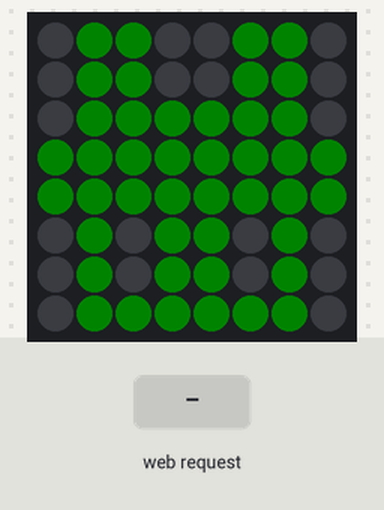
A sketch run on a simulated ESP32-S3. Shown: 8×8 RGB LED matrix (first LED top left, wired row by row). Inputs (shaded band) come from the test bench. Dim RGB values are drawn brighter than linear; WiFi joins after 1.5 s; servers stay silent unless stated; the strip is taken to match the declared colour order; what the sketch prints to the serial monitor is not drawn.

Above: at 4.4 s.
4.5 s: HTTP request GET /state?rgb=1&value=1&limit=1 received
At 5.4 s:
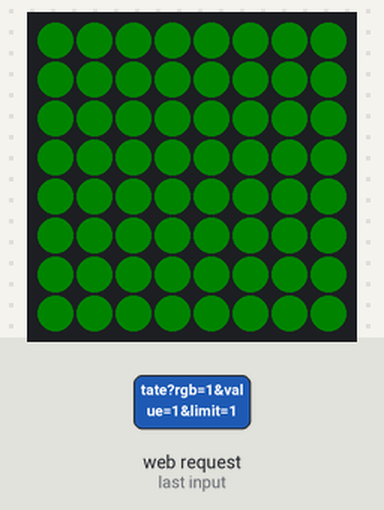
6.0 s: HTTP request GET /state?value=working received
At 7.9 s:
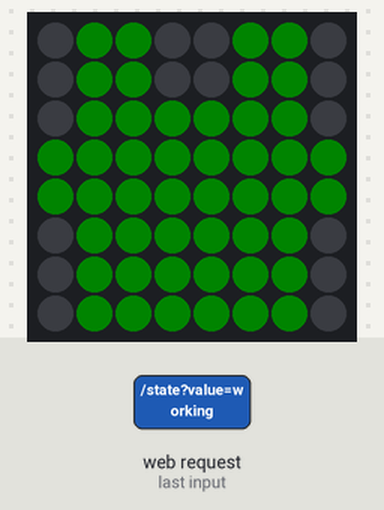
9.0 s: HTTP request GET /state?rgb=120&value=120&limit=120 received
At 10.0 s:
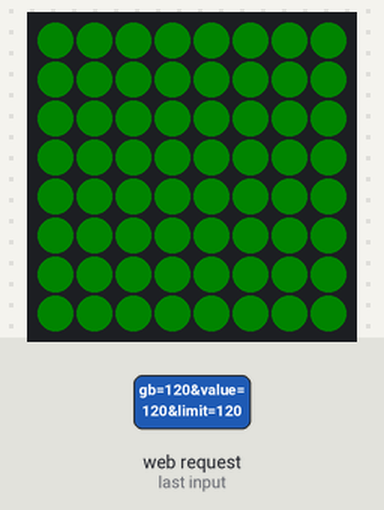
10.5 s: HTTP request GET /state received
At 11.2 s:
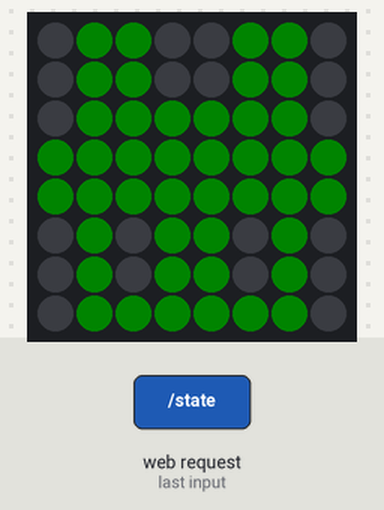
Timing chart, 0 to 13.0 s (numbered marks = the images above; inputs shaded):
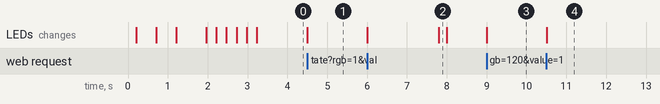

The sketch:

ClaudeCodeIndicatorMatrix.ino
```cpp
// ClaudeCodeIndicatorMatrix — ESP32-S3-Matrix 8x8 RGB indicator firmware
// ---------------------------------------------------------------------------
// Pairs with the Windows tray app (ClaudeCodeIndicator). The tray app fires:
//
//     GET http://<esp-ip>/state?value=<working|waiting|done>&rgb=<hexcolor>
//
// e.g.  GET http://192.168.0.123/state?value=working&rgb=D37355
//
//   value : semantic state — chooses the LED effect (eye-blink / blink / solid)
//   rgb   : 6-digit hex, no '#' — the exact tray palette color for this state
//
// Instead of a single pixel, this board renders the Claude mascot as 8x8
// pixel art (derived from claude_full.png in the repo root), tinted in the
// state color. The eyes are unlit pixels, so they stay black on the matrix.
//
//   working : solid mascot (tray sends Claude orange), eyes blink shut
//   waiting : whole mascot blinks (tray sends red) — needs your feedback
//   done    : remaining usage quota (see below), or the solid green mascot
//             when the tray app has no quota reading
//
// Quota: when the tray app knows the monthly usage credits it appends
//
//     &spent=<usd>&limit=<usd>&allowed=<usd>
//     e.g. &spent=20.44&limit=800&allowed=76.19
//
// In the done state the 64 LEDs then act as a fuel gauge: each LED is worth
// limit/64 (800/64 = $12.50). As credit is spent the LEDs go dark one at a
// time in reading order — top-left first, left to right, top to bottom — with
// the current LED fading out proportionally. All dark = the whole budget is used.
//
// `allowed` is the budget spread evenly over the month's work days, counted
// through today. The LEDs that cover it are green and the rest are orange.
// Within pace, the green ones fade first. Past it, an orange LED is fading and
// it pulses. Leftover green carries over to the next day. Without `allowed`
// all LEDs are green. Without spent/limit the mascot shows.
//
// Board: ESP32-S3-Matrix (Waveshare / SpotPear, ESP32-S3FH4R2) with an
// onboard 8x8 WS2812 RGB matrix on GPIO14.
//
// Arduino IDE setup:
//   1. Library Manager: install "Adafruit NeoPixel"
//   2. Tools > Board > esp32 > "ESP32S3 Dev Module"
//   3. Tools > USB CDC On Boot: "Enabled"   (Serial monitor over USB)
//   4. Tools > Flash Size: 4MB / PSRAM: "QSPI PSRAM"   (ESP32-S3FH4R2)
//   5. Copy secrets.example.h to secrets.h, fill in WiFi, flash, open Serial Monitor @115200,
//      note the printed IP, then enter it in the tray app's "Set ESP32 address…".
// ---------------------------------------------------------------------------

#include <WiFi.h>
#include <WebServer.h>
#include <ESPmDNS.h>
#include <Adafruit_NeoPixel.h>

// ----------------------------------------------------------------- CONFIG ---
#include "secrets.h"   // copy secrets.example.h to secrets.h and fill it in (gitignored)
const char* WIFI_SSID = WIFI_SSID_VALUE;
const char* WIFI_PASS = WIFI_PASS_VALUE;

// Onboard 8x8 WS2812 matrix data pin on the ESP32-S3-Matrix board.
#define MATRIX_PIN   14
#define MATRIX_W     8
#define MATRIX_H     8
#define NUM_PIXELS   (MATRIX_W * MATRIX_H)

// Set true if rows alternate direction on your matrix (mascot looks torn
// apart / interleaved on odd rows). The stock board is plain row-major.
const bool SERPENTINE = false;

// Orientation fixes — with a circle these didn't matter, with a mascot they
// do. If the mascot is sideways/upside down, bump ROTATION (0–3 quarter
// turns clockwise). If it's mirrored left-right, flip MIRROR_X.
const uint8_t ROTATION = 2;
const bool MIRROR_X = false;

// Global brightness 0–255. 64 WS2812s at full white pull ~3.8 A — way past
// the 800 mA LDO — so keep this low. 25 is plenty for a desk indicator.
const uint8_t BRIGHTNESS = 25;

// mDNS hostname — lets you use "claude-indicator.local" instead of the raw IP
// in the tray app (works if your network/OS resolves mDNS; Windows needs
// Bonjour or Win10+ with mDNS support).
const char* MDNS_HOSTNAME = "claude-indicator";
// ----------------------------------------------------------------------------

// Color order: this board's matrix takes R,G,B on the wire — with the usual
// NEO_GRB the red/green channels land swapped (orange shows green, green
// shows salmon). The boot self-test flashes RED → GREEN → BLUE; if you see a
// different order on the hardware, adjust NEO_RGB here.
Adafruit_NeoPixel pixels(NUM_PIXELS, MATRIX_PIN, NEO_RGB + NEO_KHZ800);
WebServer server(80);

// State the loop() renders. Set by the /state handler.
enum Effect { EFFECT_SOLID, EFFECT_EYEBLINK, EFFECT_BLINK };
volatile Effect  g_effect = EFFECT_SOLID;
volatile uint8_t g_r = 0, g_g = 160, g_b = 0;  // boot color = green (done/idle);
                                               // gamma+BRIGHTNESS dims it a lot

// Monthly usage credits from the tray app (USD). g_limit <= 0 = unknown, in
// which case the done state shows the mascot instead of the quota gauge.
volatile float g_spent = 0, g_limit = 0;
// Budget allowed through today (USD); < 0 = not sent, whole gauge green.
volatile float g_allowed = -1;

// Gauge color for budget beyond today's pace (Claude orange, as the tray's
// working color).
const uint8_t OVER_R = 0xD3, OVER_G = 0x73, OVER_B = 0x55;

// Per-pixel sprite mask 0–255, precomputed in setup(). 255 = mascot body
// (lit in the state color), 0 = background and eyes (off/black).
uint8_t g_coverage[NUM_PIXELS];

// The Claude mascot, one byte per row, MSB = leftmost column.
// Proportions taken from claude_full.png: 6-wide body, two tall eyes,
// full-width arm band, lower body, two leg pairs with a center gap.
const uint8_t MASCOT[MATRIX_H] = {
  0b01111110,   // .XXXXXX.  head
  0b01011010,   // .X.XX.X.  eyes (unlit)
  0b01011010,   // .X.XX.X.  eyes (unlit)
  0b11111111,   // XXXXXXXX  arms
  0b11111111,   // XXXXXXXX  arms
  0b01111110,   // .XXXXXX.  body
  0b01100110,   // .XX..XX.  legs
  0b01100110,   // .XX..XX.  legs
};

// Eye pixels — normally unlit (black); briefly filled with the body color
// when the mascot "blinks" during the working state.
const uint8_t MASCOT_EYES[MATRIX_H] = {
  0b00000000,
  0b00100100,   // ..X..X..  eyes
  0b00100100,   // ..X..X..  eyes
  0b00000000,
  0b00000000,
  0b00000000,
  0b00000000,
  0b00000000,
};
uint8_t g_eyes[NUM_PIXELS];

int pixelIndex(int x, int y) {
  for (uint8_t r = 0; r < (ROTATION & 3); r++) {   // quarter turns CW
    int t = x; x = MATRIX_W - 1 - y; y = t;
  }
  if (MIRROR_X) x = MATRIX_W - 1 - x;
  if (SERPENTINE && (y & 1)) x = MATRIX_W - 1 - x;
  return y * MATRIX_W + x;
}

void buildMascotMask() {
  for (int y = 0; y < MATRIX_H; y++) {
    for (int x = 0; x < MATRIX_W; x++) {
      int i = pixelIndex(x, y);
      g_coverage[i] = ((MASCOT[y] >> (7 - x)) & 1) ? 255 : 0;
      g_eyes[i]     = (MASCOT_EYES[y] >> (7 - x)) & 1;
    }
  }
}

// Render the mascot in `r,g,b` scaled by `level` (0–255, for effects).
// `eyesClosed` fills the eye pixels with the body color (a blink).
// Global BRIGHTNESS is applied by the NeoPixel library.
// (No default argument — the Arduino prototype generator chokes on them.)
void showSprite(uint8_t r, uint8_t g, uint8_t b, uint8_t level, bool eyesClosed) {
  // sRGB → LED gamma. Without this, mid-tone colors (like Claude orange)
  // wash out toward white because WS2812 PWM is linear but the palette
  // values are perceptual.
  r = Adafruit_NeoPixel::gamma8(r);
  g = Adafruit_NeoPixel::gamma8(g);
  b = Adafruit_NeoPixel::gamma8(b);
  for (int i = 0; i < NUM_PIXELS; i++) {
    uint8_t cov = g_coverage[i];
    if (eyesClosed && g_eyes[i]) cov = 255;
    uint16_t k = (uint16_t)cov * level / 255;
    pixels.setPixelColor(i, (uint8_t)((uint16_t)r * k / 255),
                            (uint8_t)((uint16_t)g * k / 255),
                            (uint8_t)((uint16_t)b * k / 255));
  }
  pixels.show();
}

// At low BRIGHTNESS only a handful of PWM steps exist, so a dim level can
// round to black. Returns the smallest fade level (0–255) whose brightest
// channel still survives the library's brightness scaling (~256/(BRIGHTNESS+1)).
uint16_t minVisibleLevel(uint8_t r, uint8_t g, uint8_t b) {
  uint8_t maxc = r > g ? r : g;
  if (b > maxc) maxc = b;
  uint16_t need = (256 + BRIGHTNESS) / (BRIGHTNESS + 1);
  uint16_t kMin = maxc ? (need * 255 + maxc - 1) / maxc : 255;
  return kMin > 255 ? 255 : kMin;
}

// Quota gauge: one LED per limit/64 of budget. LEDs in reading order
// (top-left → right, then down) are dark for credit already spent; the LED
// currently being "used up" is dimmed by the fraction of it that's left.
// LEDs covering `allowed` (budget through today) are green (`r,g,b`), the
// rest orange. A fading orange LED means you're past today's pace, so it pulses.
void showQuota(uint8_t r, uint8_t g, uint8_t b, float spent, float limit, float allowed) {
  r = Adafruit_NeoPixel::gamma8(r);
  g = Adafruit_NeoPixel::gamma8(g);
  b = Adafruit_NeoPixel::gamma8(b);
  uint8_t orR = Adafruit_NeoPixel::gamma8(OVER_R);
  uint8_t orG = Adafruit_NeoPixel::gamma8(OVER_G);
  uint8_t orB = Adafruit_NeoPixel::gamma8(OVER_B);

  // Spent expressed in LEDs, 0..64 (e.g. $20.44 of $800 → 1.635 LEDs gone).
  float used = spent / limit * NUM_PIXELS;
  if (used < 0) used = 0;
  if (used > NUM_PIXELS) used = NUM_PIXELS;

  // Number of green LEDs. A partly covered LED counts as orange, so day 1 of
  // a 21-day month (3.05 LEDs) shows 3 green.
  int green = NUM_PIXELS;
  if (allowed >= 0) green = (int)(allowed / limit * NUM_PIXELS + 0.001f);
  if (green > NUM_PIXELS) green = NUM_PIXELS;

  uint16_t kMinGreen = minVisibleLevel(r, g, b);
  uint16_t kMinOrange = minVisibleLevel(orR, orG, orB);

  // Pulse for the current orange LED: 35%–100% of its level on a 1.2 s sine.
  float phase = (millis() % 1200) / 1200.0f * 2 * PI;
  float pulse = 0.675f + 0.325f * sinf(phase);
  int current = (int)used;                   // LED being used up right now

  for (int n = 0; n < NUM_PIXELS; n++) {
    float left = 1.0f - (used - n);          // remaining share of LED n
    if (left < 0) left = 0;
    if (left > 1) left = 1;
    bool isGreen = n < green;
    uint8_t cr = isGreen ? r : orR, cg = isGreen ? g : orG, cb = isGreen ? b : orB;
    uint16_t kMin = isGreen ? kMinGreen : kMinOrange;
    if (!isGreen && n == current) left *= pulse;
    // Linear fade: with so few steps a gamma curve would black the LED out
    // when it's only about half used.
    uint16_t k = (uint16_t)(left * 255 + 0.5f);
    if (left > 0 && k < kMin) k = kMin;      // keep a partly-left LED visible
    int i = pixelIndex(n % MATRIX_W, n / MATRIX_W);
    pixels.setPixelColor(i, (uint8_t)((uint16_t)cr * k / 255),
                            (uint8_t)((uint16_t)cg * k / 255),
                            (uint8_t)((uint16_t)cb * k / 255));
  }
  pixels.show();
}

// Parse one hex byte from str[i..i+1]; returns 0 on bad input.
uint8_t hexByte(const String& s, int i) {
  auto nib = [](char c) -> int {
    if (c >= '0' && c <= '9') return c - '0';
    if (c >= 'a' && c <= 'f') return c - 'a' + 10;
    if (c >= 'A' && c <= 'F') return c - 'A' + 10;
    return -1;
  };
  int hi = nib(s.charAt(i));
  int lo = nib(s.charAt(i + 1));
  if (hi < 0 || lo < 0) return 0;
  return (uint8_t)((hi << 4) | lo);
}

void handleState() {
  String rgb   = server.arg("rgb");     // e.g. "E53935"
  String value = server.arg("value");   // "working" | "waiting" | "done"

  // Default to the request color; fall back to current if hex is malformed.
  uint8_t r = g_r, g = g_g, b = g_b;
  if (rgb.length() >= 6) {
    r = hexByte(rgb, 0);
    g = hexByte(rgb, 2);
    b = hexByte(rgb, 4);
  }

  Effect effect = EFFECT_SOLID;
  if (value == "working")      effect = EFFECT_EYEBLINK; // solid, eyes blink — working
  else if (value == "waiting") effect = EFFECT_BLINK;    // blink — needs you
  else                         effect = EFFECT_SOLID;    // done / idle / unknown

  // Quota is sent with every call while the tray app has a reading; a call
  // without it means "unknown" (e.g. usage tracking switched off) → mascot.
  float limit = server.hasArg("limit") ? server.arg("limit").toFloat() : 0;
  float spent = server.hasArg("spent") ? server.arg("spent").toFloat() : 0;
  float allowed = server.hasArg("allowed") ? server.arg("allowed").toFloat() : -1;

  g_r = r; g_g = g; g_b = b;
  g_effect = effect;
  g_spent = spent;
  g_limit = limit;
  g_allowed = allowed;

  Serial.printf("[/state] value=%s rgb=%02X%02X%02X effect=%d spent=%.2f limit=%.2f allowed=%.2f\n",
                value.c_str(), r, g, b, (int)effect, spent, limit, allowed);

  server.send(200, "text/plain", "ok");
}

void handleRoot() {
  String html =
    "<html><body style='font-family:sans-serif'>"
    "<h2>Claude Code Indicator (8x8 Matrix)</h2>"
    "<p>WS2812 matrix indicator is online.</p>"
    "<p>Endpoint: <code>/state?value=&lt;working|waiting|done&gt;&amp;rgb=&lt;hex&gt;"
    "[&amp;spent=&lt;usd&gt;&amp;limit=&lt;usd&gt;[&amp;allowed=&lt;usd&gt;]]</code></p>"
    "</body></html>";
  server.send(200, "text/html", html);
}

void connectWiFi() {
  Serial.printf("Connecting to WiFi \"%s\"", WIFI_SSID);
  WiFi.mode(WIFI_STA);
  WiFi.begin(WIFI_SSID, WIFI_PASS);

  // Blink the mascot in blue while connecting.
  uint32_t start = millis();
  bool on = false;
  while (WiFi.status() != WL_CONNECTED) {
    on = !on;
    showSprite(0, 0, 255, on ? 255 : 0, false);
    Serial.print(".");
    delay(250);
    if (millis() - start > 30000) {   // 30s timeout → retry from scratch
      Serial.println("\nWiFi timeout, retrying…");
      WiFi.disconnect();
      WiFi.begin(WIFI_SSID, WIFI_PASS);
      start = millis();
    }
  }
  Serial.println();
  Serial.print("WiFi connected. IP address: ");
  Serial.println(WiFi.localIP());
  Serial.println("Enter this IP in the tray app's \"Set ESP32 address…\".");
}

void setup() {
  Serial.begin(115200);
  delay(200);

  pixels.begin();
  pixels.setBrightness(BRIGHTNESS);
  buildMascotMask();

  // Channel-order self-test: the mascot flashes RED, GREEN, BLUE in that
  // order. A different sequence on the hardware means the NEO_* color order
  // in the pixels constructor is wrong for this matrix.
  showSprite(255, 0, 0, 255, false); delay(500);
  showSprite(0, 255, 0, 255, false); delay(500);
  showSprite(0, 0, 255, 255, false); delay(500);

  showSprite(g_r, g_g, g_b, 255, false);  // boot = green mascot

  connectWiFi();

  if (MDNS.begin(MDNS_HOSTNAME)) {
    MDNS.addService("http", "tcp", 80);
    Serial.printf("mDNS: http://%s.local/\n", MDNS_HOSTNAME);
  }

  server.on("/", handleRoot);
  server.on("/state", handleState);
  server.onNotFound([]() { server.send(404, "text/plain", "not found"); });
  server.begin();
  Serial.println("HTTP server started on port 80.");
}

void loop() {
  server.handleClient();

  // Reconnect transparently if WiFi drops.
  if (WiFi.status() != WL_CONNECTED) {
    connectWiFi();
  }

  // --- Render the current effect (non-blocking) ---------------------------
  uint8_t r = g_r, g = g_g, b = g_b;

  switch (g_effect) {
    case EFFECT_EYEBLINK: {
      // Solid mascot; every 2s the eyes blink shut for 200ms — "working".
      bool closed = (millis() % 2000) >= 1800;
      showSprite(r, g, b, 255, closed);
      break;
    }
    case EFFECT_BLINK: {
      // 1s on / 0.5s off — attention-grabbing for "waiting on you".
      bool on = (millis() % 1500) < 1000;
      showSprite(r, g, b, on ? 255 : 0, false);
      break;
    }
    case EFFECT_SOLID:
    default: {
      float limit = g_limit, spent = g_spent, allowed = g_allowed;
      if (limit > 0) showQuota(r, g, b, spent, limit, allowed);   // done: fuel gauge
      else           showSprite(r, g, b, 255, false);    // no quota: mascot
      break;
    }
  }
}
```

secrets.example.h
```cpp
// Copy this file to secrets.h (same folder) and fill in your WiFi details.
// secrets.h is gitignored, so your credentials never get committed.
#pragma once

#define WIFI_SSID_VALUE "your-ssid"
#define WIFI_PASS_VALUE "your-password"
```

Measured:
- after the input at 4.5 s, the LEDs: change at once (image 1)
- after the input at 6.0 s, the LEDs: first change at once (image 2 shows a later state)
- after the input at 9.0 s, the LEDs: change at once (image 3)
- after the input at 10.5 s, the LEDs: change at once (image 4)
